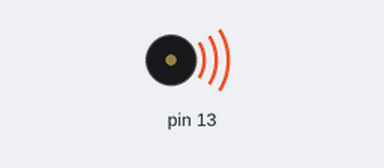
Bench run of a sketch on a simulated Arduino Uno, built with avr-gcc and run on an emulated ATmega328P. Parts: buzzer (waves = sounding). At 12.0 s the program stops and its outputs stay as they are.

Above: at 0.1 s.
At 12.1 s:
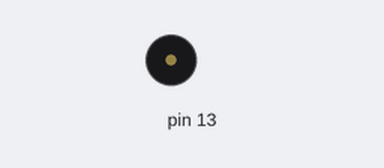
Timing chart, 0 to 13.5 s (numbered marks = the images above):
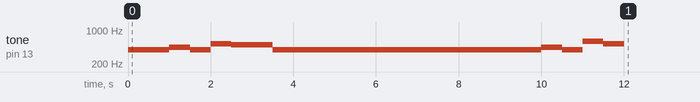

The sketch:

buzzer-beeps.ino
```cpp
void setup() {
  pinMode( 13 , OUTPUT);
}

void loop() {
  for (int count=0 ; count<2 ; count++) {
    tone( 13,392,500);
    delay(500);
  }
  tone( 13,440,500);
  delay(500);
  tone( 13,392,500);
  delay(500);
  tone( 13,523,500);
  delay(500);
  tone( 13,493,1000);
  delay(1000);
  for (int count=0 ; count<13 ; count++) {
    tone( 13,392,500);
    delay(500);
  }
  tone( 13,440,500);
  delay(500);
  tone( 13,392,500);
  delay(500);
  tone( 13,587,500);
  delay(500);
  tone( 13,523,500);
  delay(500);
  while(true);

}
```

Measured:
- by itself, tone on pin 13: plays 392 Hz for 1.0 s, 440 Hz for 0.50 s, 392 Hz for 0.50 s, 523 Hz for 0.50 s, 493 Hz for 1.0 s, 392 Hz for 6.5 s … (10 notes in this stretch)
